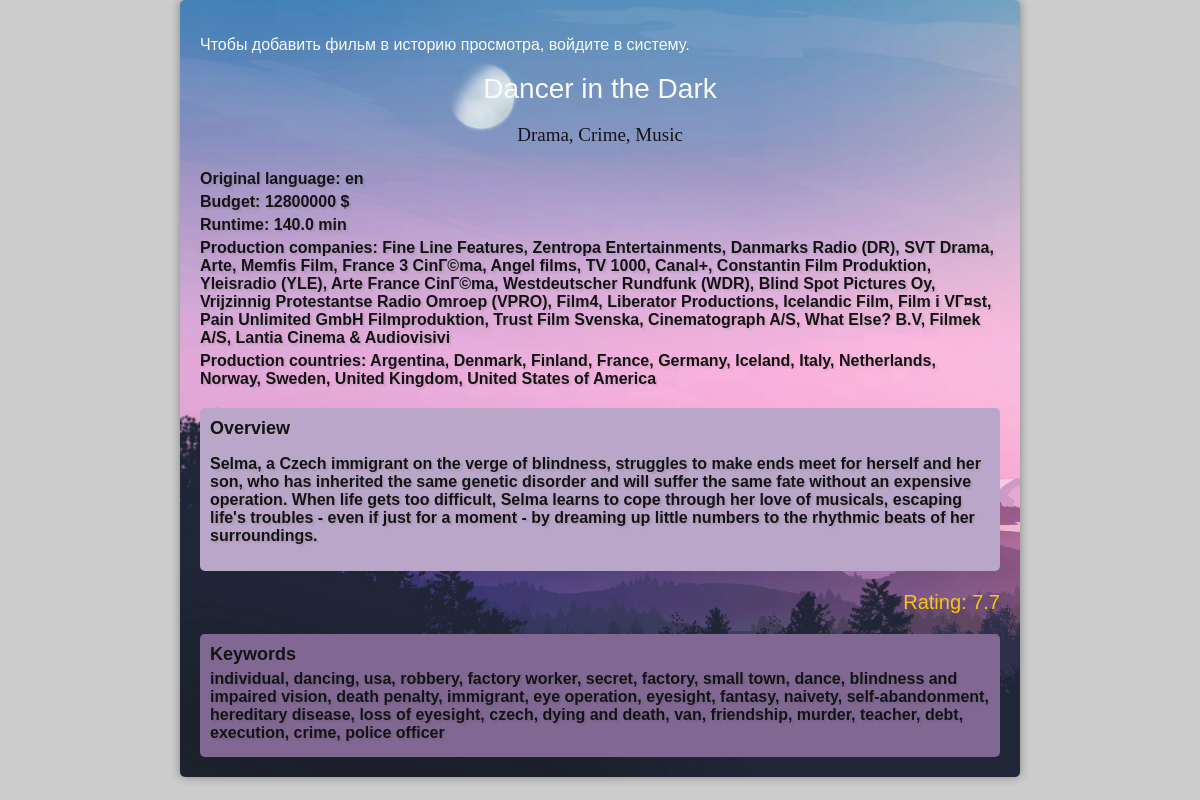
The page /movie/8/ on the database its author committed.
### movies/models.py (models this page shows)
class Movie(models.Model):
    title = models.CharField(max_length=200)
    slug_title = models.SlugField(unique=True, db_index=True)
    overview = models.TextField()
    keywords = models.TextField()
    production_companies = models.TextField()
    production_countries = models.TextField()
    original_language = models.CharField(max_length=20)
    genres = models.CharField(max_length=200)
    runtime= models.FloatField()
    budget = models.IntegerField()
    rating = models.FloatField()

### movies/views.py (the view)
# urls.py: path('movie/<int:movie_id>/', views.movie_detail, name='movie_detail'),
def movie_detail(request, movie_id):
    movie = get_object_or_404(Movie, id=movie_id)
    return render(request, 'movies/movie_detail.html', {'movie': movie})

### movies/templates/movies/movie_detail.html (shortened to what this page needs)
{% load static %}
<!DOCTYPE html>
<html>
<head>
    <link rel="stylesheet" href="{% static 'css/movie_detail.css'%}" type="text/css">
</head>
<body>
    <div class="movie-container">
        {% if user.is_authenticated %}
        <form method="post" action="{% url 'add_to_history' movie.id %}">
            {% csrf_token %}
            <input type="number" data-tooltip="Enter rate from 1 to 10" class='input_rate' name="rating" min="1" max="10" required>
            <button type="submit" class = "btn_add">+</button>
        </form>
    {% else %}
        <p>Чтобы добавить фильм в историю просмотра, войдите в систему.</p>
    {% endif %}
        <div class="movie-header">
            <h1 class="movie-title"> {{ movie.title }}</h1>
            <p class="movie-genres"> {{ movie.genres }} </p>
        </div>
    <div class="movie-details">
        <p class="movie-info"> Original language: {{ movie.original_language }} </p>
        <p class="movie-info"> Budget: {{ movie.budget }} $</p>
        <p class="movie-info"> Runtime: {{ movie.runtime }} min</p>
        <p class="movie-info"> Production companies: {{ movie.production_companies }} </p>
        <p class="movie-info"> Production countries: {{ movie.production_countries }} </p>
    </div>
    <div class="movie-description">
        <h2>Overview</h2>
        <p class="overview"> {{ movie.overview }} </p>
    </div>
    <div class="movie-footer">
        <p class="movie-rating"> Rating: {{ movie.rating }} </p>
    </div>
    <div class="movie-keywords">
        <h2>Keywords</h2>
        <p class="movie-info">
            {{ movie.keywords }}
        </p>
    </div>
    </div>
</body>
</html>

### movies/static/css/movie_detail.css (style rules this page uses)
body { font-family: Arial, sans-serif; background-color: #ccc; color: #fff; margin: 0; padding: 0; }
.movie-container { width: 80%; position: relative; max-width: 800px; margin: 0 auto; padding: 20px; background: url("../img/background.jpg") no-repeat; background-size: cover; opacity: 0.9; border-radius: 5px; box-shadow: 0 0 10px rgba(41, 40, 40, 0.5); }
.movie-header { text-align: center; margin-bottom: 24px; }
.movie-title { font-size: 28px; font-weight: 300; }
.movie-genres { font-size: 19px; color: #000000; font-family: "Times New Roman", serif; }
.movie-details { margin-bottom: 20px; }
.movie-info { font-size: 16px; color: #000000; text-shadow: 2px 2px 2px rgba(0, 0, 0, 0.1); font-weight: 600; margin: 5px 0; }
.movie-description { background-color: #b8a2c8; padding: 10px; border-radius: 5px; }
.movie-description h2 { font-size: 18px; margin: 0; color: #000000; }
.overview { font-size: 16px; color: #000000; font-weight: 600; text-shadow: 2px 2px 2px rgba(0, 0, 0, 0.1); }
.movie-footer { text-align: right; }
.movie-rating { font-size: 20px; color: #ffc400; }
.movie-keywords { margin-top: 20px; background-color: #795e8d; padding: 10px; border-radius: 5px; }
.movie-keywords h2 { font-size: 18px; margin: 0; color: #000000; }

### rows shown on the page
Movie: title "Dancer in the Dark", genres "Drama, Crime, Music", original_language "en", budget "12800000", runtime "140.0", production_companies "Fine Line Features, Zentropa Entertainments, Danmarks Radio (DR), SVT Drama, Arte, Memfis Film, France 3 CinГ©ma, Angel films, TV 1000, Canal+, Constantin Film Produktion, Yleisradio (YLE), Arte France CinГ©ma, Westdeutscher Rundfunk (WDR), Blind Spot Pictures Oy, Vrijzinnig Protestantse Radio Omroep (VPRO), Film4, Liberator Productions, Icelandic Film, Film i VГ¤st, Pain Unlimited GmbH Filmproduktion, Trust Film Svenska, Cinematograph A/S, What Else? B.V, Filmek A/S, Lantia Cinema & Audiovisivi", production_countries "Argentina, Denmark, Finland, France, Germany, Iceland, Italy, Netherlands, Norway, Sweden, United Kingdom, United States of America", overview "Selma, a Czech immigrant on the verge of blindness, struggles to make ends meet for herself and her son, who has inherited the same genetic disorder and will suffer the same fate without an expensive operation. When life gets too difficult, Selma learns to cope through her love of musicals, escaping life's troubles - even if just for a moment - by dreaming up little numbers to the rhythmic beats of her surroundings.", rating "7.7", keywords "individual, dancing, usa, robbery, factory worker, secret, factory, small town, dance, blindness and impaired vision, death penalty, immigrant, eye operation, eyesight, fantasy, naivety, self-abandonment, hereditary disease, loss of eyesight, czech, dying and death, van, friendship, murder, teacher, debt, execution, crime, police officer"
